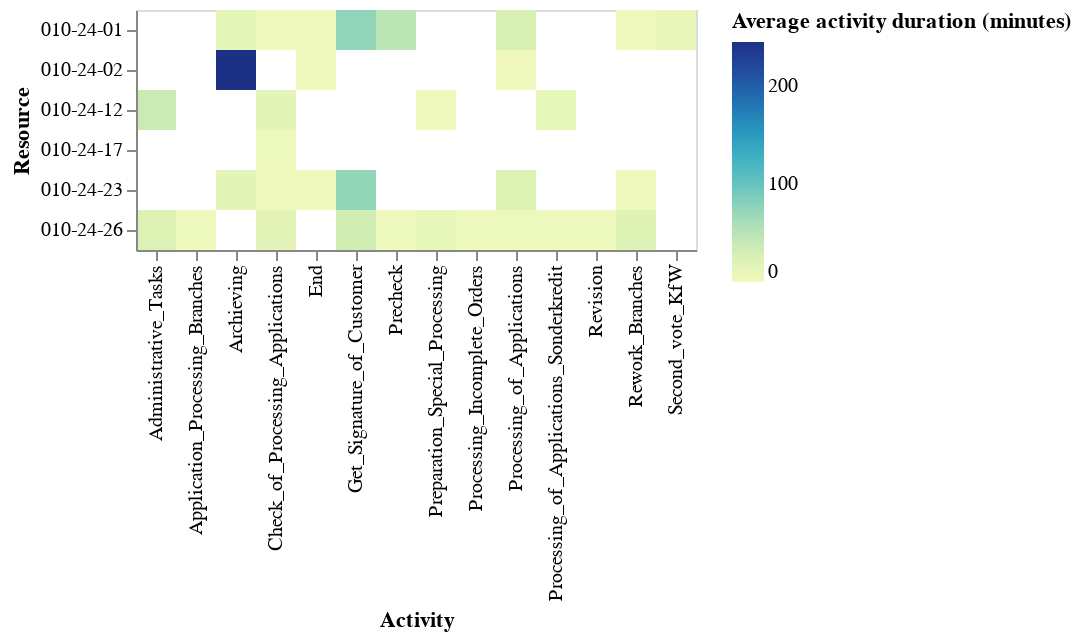

Notebook code cell kept with this figure:
### Markdown cell above
### Identify resources who spent significantly longer time on the same type of work compared to others

### Code cell
data = res_performance[
    (res_performance['resource'].isin(sel_resources)) &
    (res_performance['case_type'] == 'special loan')
]
alt.Chart(data).mark_rect().encode(
    y=alt.Y('resource:N').title('Resource'),
    x=alt.X('activity:N').title('Activity'),
    color=alt.Color('mean_activity_duration_minute').title(
        'Average activity duration (minutes)'
    ),
    tooltip=['resource', 'activity', 'case_type', 'mean_activity_duration_minute']
)

### Figure 1 — Vega-Lite specification as saved in the notebook (floating-point values rounded to 4 significant figures)
{"config": {"view": {"continuousWidth": 300, "continuousHeight": 300}}, "data": {"name": "data-027cad2a5d16303e62ef30dce582b652"}, "mark": {"type": "rect"}, "encoding": {"color": {"field": "mean_activity_duration_minute", "title": "Average activity duration (minutes)", "type": "quantitative"}, "tooltip": [{"field": "resource", "type": "nominal"}, {"field": "activity", "type": "nominal"}, {"field": "case_type", "type": "nominal"}, {"field": "mean_activity_duration_minute", "type": "quantitative"}], "x": {"field": "activity", "title": "Activity", "type": "nominal"}, "y": {"field": "resource", "title": "Resource", "type": "nominal"}}, "$schema": "https://vega.github.io/schema/vega-lite/v5.16.3.json", "datasets": {"data-027cad2a5d16303e62ef30dce582b652": [{"resource": "010-24-01", "activity": "Archieving", "case_type": "special loan", "mean_activity_duration_minute": 12.67}, {"resource": "010-24-01", "activity": "Check_of_Processing_Applications", "case_type": "special loan", "mean_activity_duration_minute": 0.0}, {"resource": "010-24-01", "activity": "End", "case_type": "special loan", "mean_activity_duration_minute": 0.0}, {"resource": "010-24-01", "activity": "Get_Signature_of_Customer", "case_type": "special loan", "mean_activity_duration_minute": 75.29}, {"resource": "010-24-01", "activity": "Precheck", "case_type": "special loan", "mean_activity_duration_minute": 50.0}, {"resource": "010-24-01", "activity": "Processing_of_Applications", "case_type": "special loan", "mean_activity_duration_minute": 27.33}, {"resource": "010-24-01", "activity": "Rework_Branches", "case_type": "special loan", "mean_activity_duration_minute": 0.5}, {"resource": "010-24-01", "activity": "Second_vote_KfW", "case_type": "special loan", "mean_activity_duration_minute": 9.0}, {"resource": "010-24-02", "activity": "Archieving", "case_type": "special loan", "mean_activity_duration_minute": 245.5}, {"resource": "010-24-02", "activity": "End", "case_type": "special loan", "mean_activity_duration_minute": 0.0}, {"resource": "010-24-02", "activity": "Processing_of_Applications", "case_type": "special loan", "mean_activity_duration_minute": 0.0}, {"resource": "010-24-12", "activity": "Administrative_Tasks", "case_type": "special loan", "mean_activity_duration_minute": 36.6}, {"resource": "010-24-12", "activity": "Check_of_Processing_Applications", "case_type": "special loan", "mean_activity_duration_minute": 16.5}, {"resource": "010-24-12", "activity": "Preparation_Special_Processing", "case_type": "special loan", "mean_activity_duration_minute": 0.0}, {"resource": "010-24-12", "activity": "Processing_of_Applications_Sonderkredit", "case_type": "special loan", "mean_activity_duration_minute": 10.13}, {"resource": "010-24-17", "activity": "Check_of_Processing_Applications", "case_type": "special loan", "mean_activity_duration_minute": 2.0}, {"resource": "010-24-23", "activity": "Archieving", "case_type": "special loan", "mean_activity_duration_minute": 16.0}, {"resource": "010-24-23", "activity": "Check_of_Processing_Applications", "case_type": "special loan", "mean_activity_duration_minute": 0.0}, {"resource": "010-24-23", "activity": "End", "case_type": "special loan", "mean_activity_duration_minute": 0.0}, {"resource": "010-24-23", "activity": "Get_Signature_of_Customer", "case_type": "special loan", "mean_activity_duration_minute": 74.14}, {"resource": "010-24-23", "activity": "Processing_of_Applications", "case_type": "special loan", "mean_activity_duration_minute": 22.62}, {"resource": "010-24-23", "activity": "Rework_Branches", "case_type": "special loan", "mean_activity_duration_minute": 0.1667}, {"resource": "010-24-26", "activity": "Administrative_Tasks", "case_type": "special loan", "mean_activity_duration_minute": 19.98}, {"resource": "010-24-26", "activity": "Application_Processing_Branches", "case_type": "special loan", "mean_activity_duration_minute": 3.667}, {"resource": "010-24-26", "activity": "Check_of_Processing_Applications", "case_type": "special loan", "mean_activity_duration_minute": 13.87}, {"resource": "010-24-26", "activity": "Get_Signature_of_Customer", "case_type": "special loan", "mean_activity_duration_minute": 33.5}, {"resource": "010-24-26", "activity": "Precheck", "case_type": "special loan", "mean_activity_duration_minute": 3.5}, {"resource": "010-24-26", "activity": "Preparation_Special_Processing", "case_type": "special loan", "mean_activity_duration_minute": 10.32}, {"resource": "010-24-26", "activity": "Processing_Incomplete_Orders", "case_type": "special loan", "mean_activity_duration_minute": 2.429}, {"resource": "010-24-26", "activity": "Processing_of_Applications", "case_type": "special loan", "mean_activity_duration_minute": 3.5}, {"resource": "010-24-26", "activity": "Processing_of_Applications_Sonderkredit", "case_type": "special loan", "mean_activity_duration_minute": 2.833}, {"resource": "010-24-26", "activity": "Revision", "case_type": "special loan", "mean_activity_duration_minute": 1.0}, {"resource": "010-24-26", "activity": "Rework_Branches", "case_type": "special loan", "mean_activity_duration_minute": 18.0}]}}
